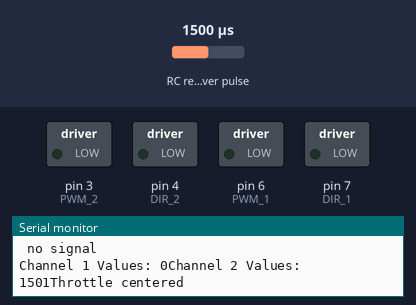
The sketch below on a simulated Arduino Uno, built with avr-gcc and run on an emulated ATmega328P. On the bench: switched loads named in the sketch (green lamp = pin HIGH), the last lines printed to the serial monitor. Wiring (inferred from the names in the program): RC receiver channel: data pin 5. Dashed ring = blinking. The test bench sets the inputs (shaded band); at power-on: RC receiver pulse 1500 µs.

Above: at 1.2 s.
1.3 s: RC receiver pulse (sensor on pin 5) set to 1455 µs
At 2.3 s:
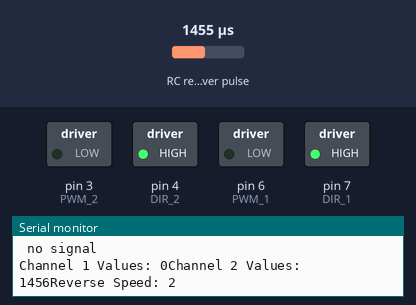
2.8 s: RC receiver pulse (sensor on pin 5) set to 1750 µs
At 3.8 s:
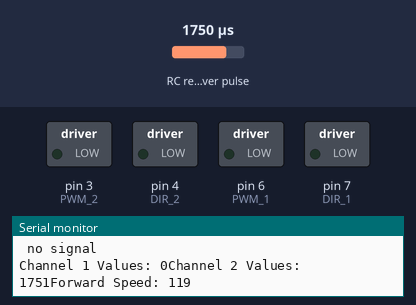
4.4 s: RC receiver pulse (sensor on pin 5) set to 1450 µs
At 4.7 s:
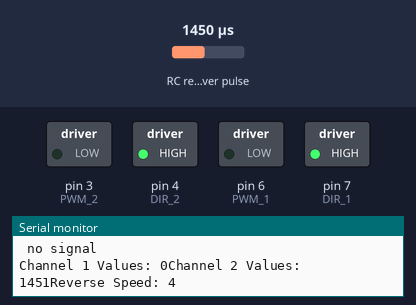
5.9 s: RC receiver pulse (sensor on pin 5) set to 1020 µs
8.9 s: RC receiver pulse (sensor on pin 5) set to 1980 µs
At 10.0 s:
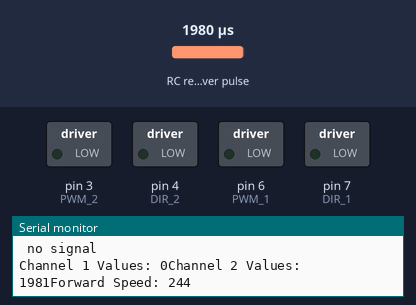
11.9 s: RC receiver pulse (sensor on pin 5) set to 1250 µs
At 13.2 s:
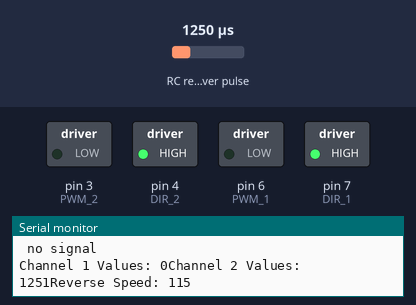
Timing chart, 0 to 62.4 s (numbered marks = the images above; inputs shaded):
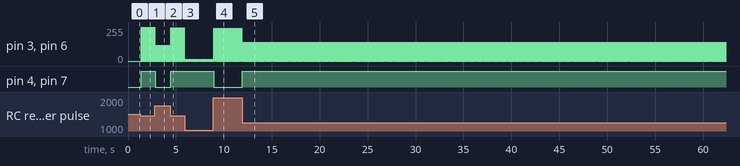

The sketch:

Main_code.ino
```cpp
// Written by Nnamdi Monwe 3/17/2019
// Courtesy of Wayne Robotics Club

// Outputs (###### Remeber to assign appropriate pins ######)
#define DIR_1 7 // Direction pin for left motor (Use digital pin)
#define DIR_2 4 // Direction pin for right motor (Use digital pin)
#define PWM_1 6 // PWM pin for left motor (Use analog pin)
#define PWM_2 3 // PWM pin for right motor (Use analog pin)

// Inputs (###### Remeber to assign appropriate pins ######)
  int rc_channel_1 = 3; // Steering input from receiver (Use pwm pin)
  int rc_channel_2 = 5; // Throttle input from receiver (Use pwm pin)

void setup() {
  // Declare pins as INPUT/OUTPUT
  pinMode(rc_channel_1, INPUT);
  pinMode(rc_channel_2, INPUT);
  pinMode(DIR_1, OUTPUT);
  pinMode(DIR_2, OUTPUT);
  pinMode(PWM_1, OUTPUT);
  pinMode(PWM_2, OUTPUT);
  Serial.begin(9600);// Using Serial Monitor as display
}

void loop() {
  // Code that runs repeatedly
  int pwm = 0;// Placeholder PWM variable
  int rc1= pulseIn(rc_channel_1, HIGH, 25000);
  int rc2 = pulseIn(rc_channel_2, HIGH, 25000);

  Serial.print("Channel 1 Values: ");
  Serial.print(rc1);
  Serial.print("Channel 2 Values: ");
  Serial.print(rc2);

  // Throttle begins

  if(rc2==0){ // If no value is received from the receiver then output nothing
      Serial.println(" no signal");
      analogWrite(PWM_1, 0);
      analogWrite(PWM_2, 0);
  }
  else if(rc2> 1530){ //Forward
      pwm = map(rc2, 1530, 2000, 0, 255); //map our speed to 0-255 range
      digitalWrite(DIR_1, LOW); // Direction of motor(To change rotation change from HIGH-LOW or vise versa)
      digitalWrite(DIR_2, LOW); // Direction of motor
      analogWrite(PWM_1, pwm); // PWM value output for motor
      analogWrite(PWM_2, pwm); // PWM value output for motor
      Serial.print("Forward Speed: ");
      Serial.println(pwm);
  }
  else if(rc2< 1460){ //Reverse
      pwm = map(rc2, 1460, 1000, 0, 255); //map our speed to 0-255 range
      digitalWrite(DIR_1, HIGH); // Direction of motor
      digitalWrite(DIR_2, HIGH); // Direction of motor
      analogWrite(PWM_1,(255-pwm)); // PWM value output for motor
      analogWrite(PWM_2,(255-pwm)); // PWM value output for motor
      //analogWrite(PWM_1, pwm); // PWM value output for motor
      //analogWrite(PWM_2, pwm); // PWM value output for motor
      Serial.print("Reverse Speed: ");
      Serial.println(pwm);
  }else{// If no value is received from the receiver then output nothing
      Serial.println("Throttle centered");
      analogWrite(PWM_1, 0);
      analogWrite(PWM_2, 0);
  }


  // Steering begins

  if(rc1==0){ // If no value is received from the receiver then output nothing
      Serial.println(" no signal");
      analogWrite(PWM_1, 0);
      analogWrite(PWM_2, 0);
  }
  else if(rc1> 1520){ //Left
      pwm = map(rc1, 1520, 2000, 0, 255); //map our speed to 0-255 range
      digitalWrite(DIR_1, LOW); // Direction of motor
      digitalWrite(DIR_2, HIGH); // Direction of motor
      analogWrite(PWM_1, pwm); // PWM value output for motor
      analogWrite(PWM_2, pwm); // PWM value output for motor
      Serial.print("Left Speed: ");
      Serial.println(pwm);
  }
  else if(rc1< 1440){ //Right
      pwm = map(rc1, 1440, 1000, 0, 255); //map our speed to 0-255 range
      digitalWrite(DIR_1, HIGH); // Direction of motor
      digitalWrite(DIR_2, LOW); // Direction of motor
      analogWrite(PWM_1, pwm); // PWM value output for motor
      analogWrite(PWM_2, pwm); // PWM value output for motor
      Serial.print("Right Speed: ");
      Serial.println(pwm);
  }else{// If no value is received from the receiver then output nothing
      Serial.println("Steering centered");
      analogWrite(PWM_1, 0);
      analogWrite(PWM_2, 0);
  }
  delay(10); // Just a tiny delay to keep things in order
}
```

Measured:
- the behaviour switches between 1467 and 1466 µs on RC receiver pulse (sensor on pin 5) (found by bisection; images 0 and 1)
- after the input at 1.3 s, pin 3 (PWM_2), pin 6 (PWM_1): alternates 253/255 for 0.03 s and 0/255 for 0.05 s, starting after 0.06 s; pin 4 (DIR_2), pin 7 (DIR_1): LOW → HIGH after 0.06 s
- after the input at 2.8 s, pin 4 (DIR_2), pin 7 (DIR_1): HIGH → LOW at once
- after the input at 4.4 s, pin 4 (DIR_2), pin 7 (DIR_1): LOW → HIGH at once
- after the input at 8.9 s, pin 4 (DIR_2), pin 7 (DIR_1): HIGH → LOW after 0.06 s
- after the input at 11.9 s, pin 4 (DIR_2), pin 7 (DIR_1): LOW → HIGH at once
